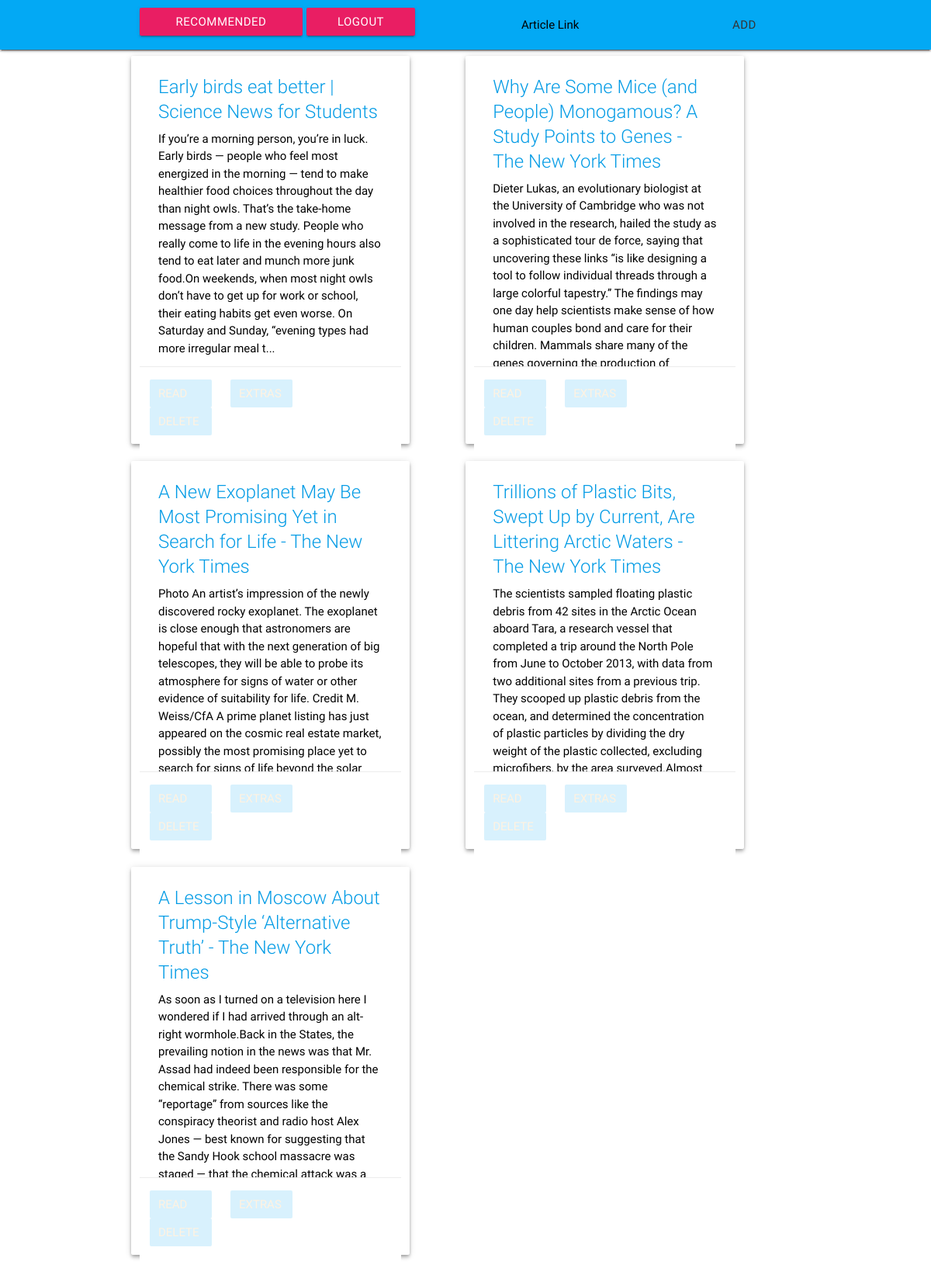
The app's page /home (signed in), older data.
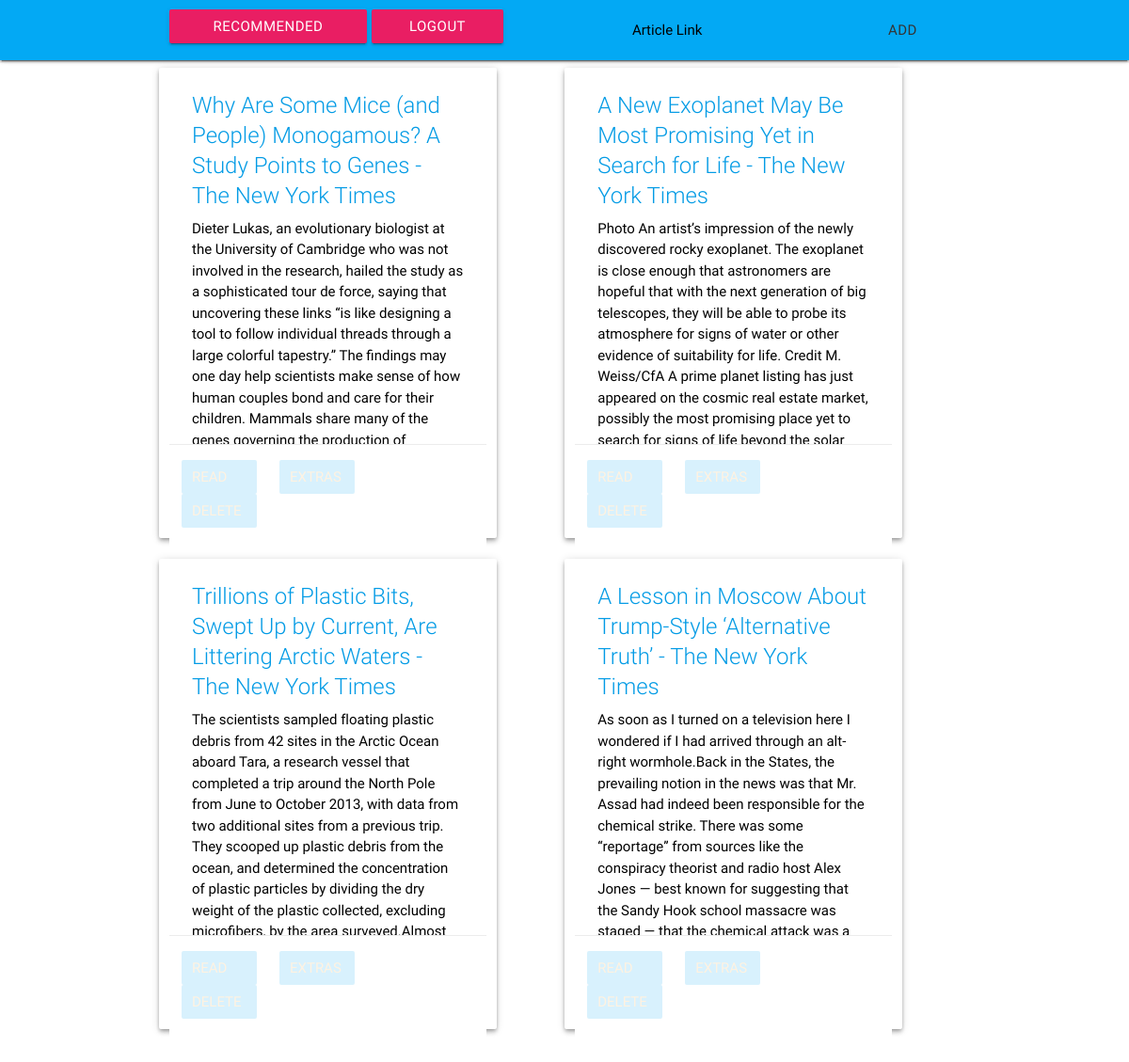
The same page, newer data.
### pocket_clone.py (models this page shows)
class Article(Model):
    title = CharField()
    head = TextField()
    user = ForeignKeyField(User, related_name='articles')
    link = TextField()
    html_clean = TextField()
    text = TextField()
    summary = TextField()
    Markov = TextField()
    date_created = DateTimeField(default=datetime.datetime.now)
    num_chars = TextField()
    num_words = TextField()
    f_dist = TextField()
    class Meta:
        database = db

### pocket_clone.py (the view)
@app.route("/home")
def home():
    user = User.get( id= session['user'] )
    return render_template("home.html", user=user,
                           articles=user.articles.order_by(-Article.date_created))

### pocket_clone.py (called while the page is built)
@app.before_request
def before_request():
    db.connect()
    db.create_tables([User, Article], safe=True)

@app.teardown_request
def teardown_request(exception):
    db.close()

### templates/home.html (shortened to what this page needs)
<!DOCTYPE html>
<html>
<head>
    <link rel="stylesheet" href="{{ url_for('static', filename='css/pocket_clone.css') }}">
</head>
<body>
    <nav class="navbar-fixed">
        <nav class="home-top-bar">
            <div class="container">
                <a href="/Recommended" class="recommended-nav">Recommended</a>
                <a href="/" class="logout-button"> Logout </a>
                <form action="/add_article/" method="post">
                    <div class="row">
                        <input class="button-for-links" type="submit" value="Add">
                        <div class="link-input">
                            <input id="link" type="text" name="link" class="validate">
                            <label for="link">Article Link</label>
                        </div>
                    </div>
                </form>
            </div>
        </nav>
    </nav>
    <div class="container">
        <div class="articles">
            {% for article in articles %}
              <div class="article-card ">
                  <div class="article-head">
                      <span class="card-title">{{article.title}}</span>
                      <p>{{article.head}}...<p>
                    </div>
                    <div class="card-action">
                        <div class="article-option-buttons">
                            <a class="article-option-button" href="/{{article.id}}">
                            </a>
                            <a class="article-option-button" href="/extras/{{article.id}}">
                            </a>
                            <a class="article-option-button" href="delete/{{article.id}}">
                            </a>
                        </div>
                    </div>
                </div>
                <div class="col s0 l1"></div>
            {% endfor %}
    </div>
</div>
</body>
</html>

Row changes from the older to the newer data that the page shows:
removed Article: title "Early birds eat better | Science News for Students", head "If you’re a morning person, you’re in luck. Early birds — people who feel most energized in the morning — tend to make healthier food choices throughout the day than night owls. That’s the take-home message from a new study. People who really come to life in the evening hours also tend to eat later and munch more junk food.On weekends, when most night owls don’t have to get up for work or school, their eating habits get even worse. On Saturday and Sunday, “evening types had more irregular meal t"
